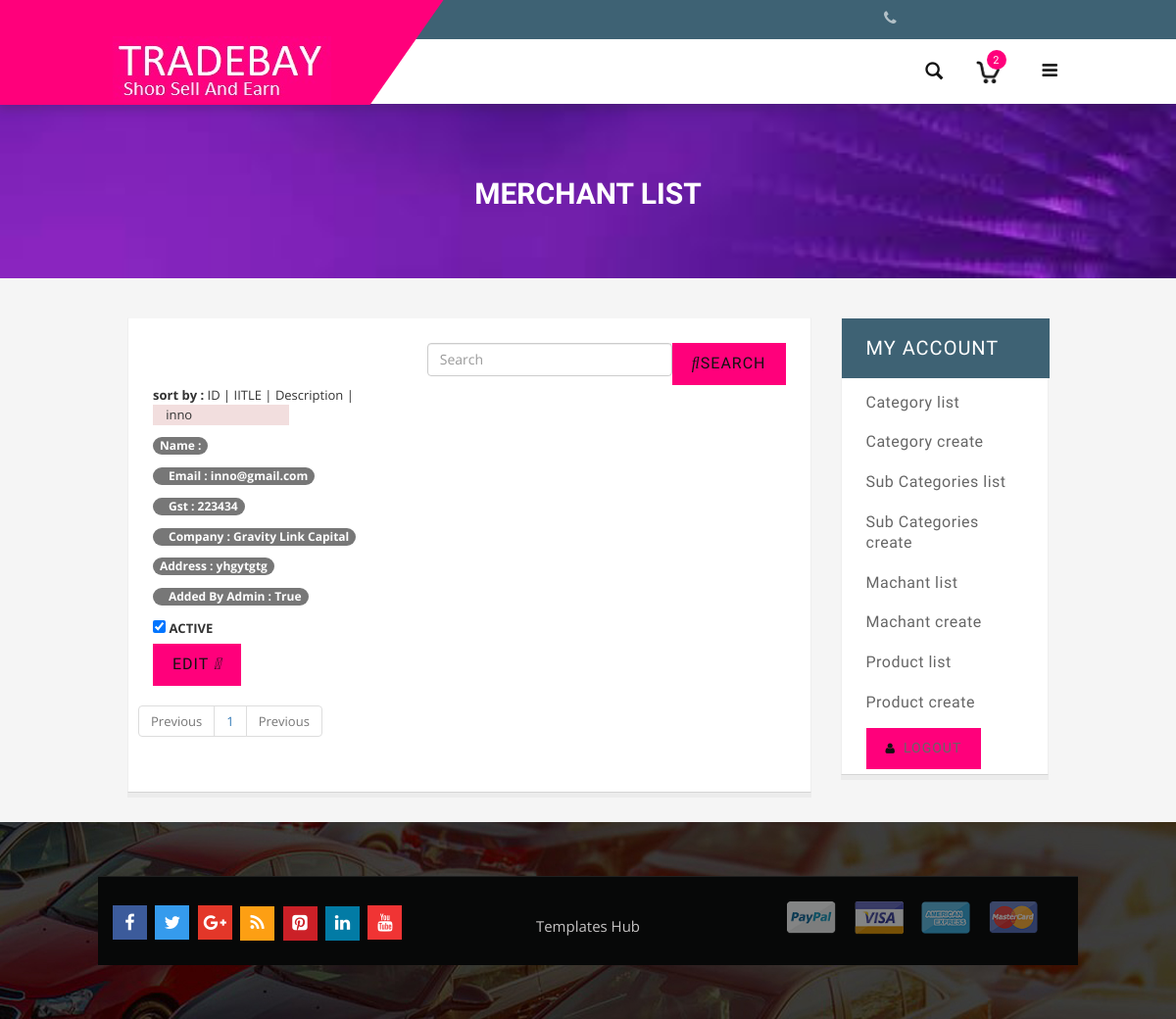
Page /admin_dashboard/merchant_list on the committed database.
### Djangoecormeceapp/models.py (models this page shows, shortened)
class MerchantUser(models.Model):
    profile_pic = models.FileField(default="")
    auth_user_id =models.OneToOneField(CustomUser,on_delete=models.CASCADE)
    company_name = models.CharField(max_length=255)
    gst_details = models.CharField(max_length=255)
    address = models.TextField()
    is_added_by_admin = models.BooleanField(default=False)
    created_at = models.DateTimeField(auto_now_add=True)

class CustomUser(AbstractUser):
    user_type_choices = ((1, "Admin"), (2,"Staff"), (3,"Merchant"), (4,"Customer"), (5,"Afilliate"))
    user_type = models.CharField(max_length=255,choices=user_type_choices, default=1)

### Djangoecormeceapp/AdminView.py (the view)
# urls.py: path('merchant_list',AdminView.MerchantUserListView.as_view(),name="merchant_list"),
class MerchantUserListView(ListView):
    model = MerchantUser
    template_name = "admintemplates/merchant_list.html"
    paginate_by=8
    def get_queryset(self):
        filter_val = self.request.GET.get("filter","")
        order_by=self.request.GET.get("orderby","id")
        if filter_val !="":
            cat=MerchantUser.objects.filter(Q(title__contains=filter_val) |  Q(description__contains=filter_val)).order_by(order_by)
        else:
            cat=MerchantUser.objects.all().order_by(order_by)
        return cat
    def get_context_data(self, **kwargs):
        context=super(MerchantUserListView,self).get_context_data(**kwargs)
        context["filter"]=self.request.GET.get("filter","")
        context["orderby"]=self.request.GET.get("orderby","")
        context["all_table_fields"]=MerchantUser._meta.get_fields()
        return context

### Djangoecormeceapp/context_processor.py (called while the page is built)
def product_listing(request):
    productCategory = request.GET.get('productCategory')
    if productCategory == None:
        products = Products.objects.all()
    else:
        products = Products.objects.filter(subcategories_id__title=productCategory)
    productCategories = SubCategories.objects.all()
    page_num = request.GET.get('page', 1)
    p = Paginator(products, 7)
    try:
        page = p.page(page_num)
    except EmptyPage:
	    page = p.page(1)
    context = {	'products':page ,
				'productCategories':productCategories,
                'title':'Tradebay Online shopping  Phones ||  TVS  ||',
                'description': 'description'
				}
    return context

### accomo/context_processor.py (called while the page is built)
def Property_listings(request):
	propertyCategory = request.GET.get('propertyCategory')
	if propertyCategory == None:
		property = Property.objects.all()
	else:
		property = Property.objects.filter(category__name=propertyCategory)
	propertyCategories = Category.objects.all()
	page_num = request.GET.get('page', 1)
	p = Paginator(property, 10)
	try:
		page = p.page(page_num)
	except EmptyPage:
		page = p.page(1)
	context = {	'property':page ,
				'propertyCategories':propertyCategories,
				}
	return context

### basket/context_processors.py (called while the page is built)
def basket(request):
    return {'basket': Basket(request)}

### blog/context_processor.py (called while the page is built)
def post_list(request):
    is_trending = Post.objects.filter(is_trending = True).order_by('-id')
    postCategory = request.GET.get('postCategory')
    if postCategory == None:
        posts = Post.objects.all()
    else:
        posts = Post.objects.filter(category__name=postCategory)
    postCategories = PostCategory.objects.all()
    page_num = request.GET.get('page', 1)
    p = Paginator(posts, 5)
    try:
        page = p.page(page_num)
    except EmptyPage:
        page = p.page(1)
    context = {	'posts':page ,
				'is_trending':is_trending ,
				'postCategories':postCategories,
				'title':"The tradebay blog post",
        		'description': 'These are tradebay blog post'
				}
    return context

### books/context_processor.py (called while the page is built)
def book_listings(request):
	bookcategory = request.GET.get('bookcategory ')
	if bookcategory  == None:
		books = Book.objects.all()
	else:
		books = Book.objects.filter(category__name=bookcategory)
	bookCategories = Category.objects.all()
	page_num = request.GET.get('page', 1)
	p = Paginator(books, 10)
	try:
		page = p.page(page_num)
	except EmptyPage:
		page = p.page(2)
	context = {	'books':page ,
				'bookCategories':bookCategories,
				}
	return context

### Djangoecormeceapp/templates/admintemplates/merchant_list.html (shortened to what this page needs)
{% extends 'admintemplates/basee.html' %}
{% load static %}
  {% block header %}
  <div class="page-heading">
    <div class="container">
      <div class="row">
        <div class="col-xs-12">
        <div class="page-title">
             <h2> MERCHANT LIST</h2>
               </div>
        </div>
      </div>
    </div>
  </div>
  {% endblock header %}
{% block page_content %}
<div class="main-content">
  <section class="section">
<div class="row">
    <div class="col-lg-12">
      <div class="search-element">
        <div class="card">
          <div  class="card-boby">
            <form method="get">
            <button class="btn btn-primary" type="submit" style="float: right;"><i class="fas fa-search"></i>Search</button>
            <input class="form-control" type="search" placeholder="Search" aria-label="Search" data-width="250" style="width: 250px;float: right" name ="filter" value="{{filter}}" >
          </form>
          </div>
        </div>
      </div>
    </div>
    </div>
    <div class="row">
      <div class="col-lg-12">
        <div class="search-element">
          <div class="card">
            <div  class="card-boby">
              <b>sort by :</b>
              <a href="{% url 'category_list' %}?filter={{ filter }}&orderby=id">ID </a>  |
              <a href="{% url 'category_list' %}?filter={{ filter }}&orderby=title"> IITLE</a>  |
              <a href="{% url 'category_list' %}?filter={{ filter }}&orderby=description">Description </a>  |
            </div>
          </div>
        </div>
      </div>
      </div>
<div class="row">
{%  for merchantuser in merchantuser_list %}
    <div class="col-12 col-sm-6 col-md-6 col-lg-3">
        <article class="article article-style-b">
          <div class="article-header">
            <div class="article-badge">
              <div class="article-badge-item bg-danger"><i class="fas fa-fire"></i> {{ merchantuser.auth_user_id.username }}</div>
            </div>
          </div>
          <div class="article-details">
            <p class="no-margin"><span class="badge badge-warning">Name :  {{ merchantuser.auth_user_id.first_name }} </span></p>
            <p class="no-margin"><span class="badge badge-info"><i class="fas fa-envelope-o" ></i>Email :  {{ merchantuser.auth_user_id.email }} </span> </p>
            <p class="no-margin"><span class="badge badge-primary"><i class="fas fa-file-o" ></i>Gst :  {{ merchantuser.gst_details }} </span> </p>
            <p class="no-margin"><span class="badge badge-success"><i class="fas fa-building" ></i>Company :  {{ merchantuser.company_name }} </span> </p>
            <p class="no-margin"><span class="badge badge-primary">Address :  {{ merchantuser.address }} </span> </p>
            <p class="no-margin"><span class="badge badge-primary"><i class="fas fa-lock" ></i>Added By Admin :  {{ merchantuser.is_added_by_admin }} </span> </p>
            <div class="article-cta">
                <label class="custom-switch mt-2" style="float: left;">
                    <input type="checkbox" name="custom-switch-checkbox" class="custom-switch-input" {% if merchantuser.auth_user_id.is_active == 1 %} checked {% endif %}>
                    <span class="custom-switch-description">ACTIVE</span>
                  </label>
            <a href="{% url 'merchant_update' merchantuser.auth_user_id.id %}" class="btn btn-warning">EDIT <i class="fas fa-chevron-right"></i></a>
            </div>
          </div>
        </article>
      </div>
    {%  endfor %}
</div>
<div class="row">
    <div class="card-body">
      <nav aria-label="Page navigation example">
        <ul class="pagination">
          {% if page_obj.has_previous %}
          <li class="page-item"><a class="page-link" href="{%  url 'merchant_list' %}?&filter={{ filter }}&orderby={{ orderby }}&page={{ page_obj.previous_page_number}}">Previous</a></li>
          {% else %}
          <li class="page-item disabled"><a class="page-link" href="{%  url 'merchant_list' %}">Previous</a></li>
          {% endif %}
          {% for i in paginator.page_range %}
          <li class="page-item"><a class="page-link" href="{%  url 'merchant_list' %}?filter={{ filter }}& orderby = {{ orderby }}&page={{ i }}">{{i }}</a></li>
          {% endfor %}
          {% if page_obj.has_next %}
          <li class="page-item"><a class="page-link" href="{%  url 'merchant_list' %}?&filter={{ filter }}&orderby={{ orderby }}&page={{ page_obj.next_page_number}}">next</a></li>
          {% else %}
          <li class="page-item disabled"><a class="page-link" href="{%  url 'merchant_list' %}">Previous</a></li>
          {% endif %}
        </ul>
      </nav>
    </div>
  </div>
</section>
</div>
{% endblock page_content %}

### Djangoecormeceapp/static/front_end_css/stylesheet/responsive.css (style rules this page uses)
@media (min-width: 992px) and (max-width: 1239px) { .page-title h2 { font-size:30px; } }

### rows in the picture
MerchantUser: auth_user_id.username "inno", auth_user_id.email "inno@gmail.com", gst_details "223434", company_name "Gravity Link Capital", address "yhgytgtg", is_added_by_admin "True", auth_user_id_id "☑"

### other values in the picture
{{ i }} "1"
